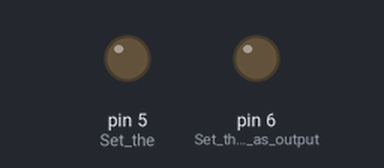
This sketch was run on a simulated Arduino Uno, built with avr-gcc and run on an emulated ATmega328P. Shown: output pins drawn as LEDs (lit = HIGH).

Above: at 0.3 s.
At 1.1 s:
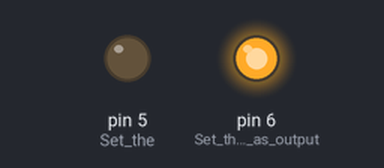
At 3.1 s:
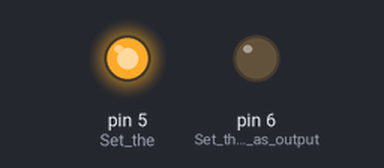
Timing chart, 0 to 4.6 s (numbered marks = the images above):
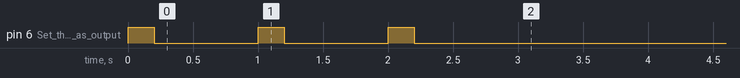

The sketch:

Laching_power_Code-Ardouino_IDE_-_Asma.ino
```cpp
void setup() {
  pinMode(5, OUTPUT);     //Set the "latch control pin" as output
  digitalWrite(5,LOW);    //IMPORTANT, start with the pin to LOW
  pinMode(6, OUTPUT);     //Set the LED pin as output

  int i = 0;
  //Do the next loop 3 times
  while(i < 3){
    digitalWrite(6,HIGH);    //Turn LED ON
    delay(200);              //Keep on for 200ms
   digitalWrite(6,LOW);     //Turn LED OFF
    delay(800);              //Keep OFF for 800ms
    i++;
  }
  //FINALLY: turn ON the "latch control pin"
  digitalWrite(5,HIGH);     //That's it, this will turn OFF the circuit
}

void loop() {
  // put your main code here, to run repeatedly:
}
```
